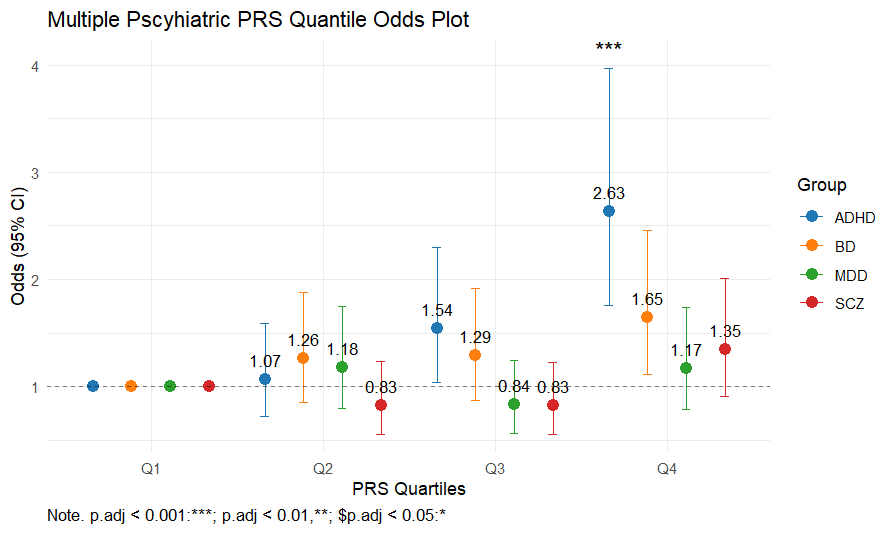

Recreate this plot in R.
# load the required packages
if (!require("dplyr", quietly = TRUE)) install.packages("dplyr")
if (!require("ggplot2", quietly = TRUE)) install.packages("dplyr")

library(dplyr)
library(ggplot2)

# Here is the stimulated data for the example
set.seed(2025)
bd_prs1 <- rnorm(400, mean = 0, sd = 1)
bd_prs2 <- rnorm(400, mean = 0.2, sd = 1)
bd_prs <- c(bd_prs1, bd_prs2)

scz_prs1 <- rnorm(400, mean = 0, sd = 1)
scz_prs2 <- rnorm(400, mean = 0.15, sd = 1)
scz_prs <- c(scz_prs1, scz_prs2)

adhd_prs1 <- rnorm(400, mean = 0, sd = 1)
adhd_prs2 <- rnorm(400, mean = 0.3, sd = 1)
adhd_prs <- c(adhd_prs1, adhd_prs2)

mdd_prs1 <- rnorm(400, mean = 0, sd = 1)
mdd_prs2 <- rnorm(400, mean = 0.11, sd = 1)
mdd_prs <- c(mdd_prs1, mdd_prs2)

#Simulate phenotypic data
ace <- c(rep("NO", 400), rep("YES", 400))
sex <- sample(c("Male", "Female"), 800, replace = TRUE)
age <- sample(19:80, 800, replace = TRUE)
smoking <- sample(c("Yes", "No"), 800, replace = TRUE)
pc1 <- rnorm(800, mean = 0.1, sd = 1)
pc2 <- rnorm(800, mean = -0.1, sd = 1)
pc3 <- rnorm(800, mean = 0.15, sd = 1)

Em <- data.frame(ADHD_PRS=adhd_prs, BD_PRS=bd_prs, MDD_PRS=mdd_prs, SCZ_PRS=scz_prs,  ACE=ace, Sex=sex, Age=age, Smoking=smoking, PC1=pc1, PC2=pc2, PC3=pc3)

Em$ACE <- factor(Em$ACE, levels = c("NO", "YES"))
Em$ADHD_PRS_4q <- as.factor(ntile(Em$ADHD_PRS, 4))
Em$BD_PRS_4q <- as.factor(ntile(Em$BD_PRS, 4))
Em$MDD_PRS_4q <- as.factor(ntile(Em$MDD_PRS, 4))
Em$SCZ_PRS_4q <- as.factor(ntile(Em$SCZ_PRS, 4))

Em[1:5,]

ADHD_m <- glm(ACE ~ ADHD_PRS_4q+Sex+Age+Smoking+PC1+PC2+PC3, data = Em, family = binomial)
BD_m <- glm(ACE ~ BD_PRS_4q+Sex+Age+Smoking+PC1+PC2+PC3, data = Em, family = binomial)
MDD_m <- glm(ACE ~ MDD_PRS_4q+Sex+Age+Smoking+PC1+PC2+PC3, data = Em, family = binomial)
SCZ_m <- glm(ACE ~ SCZ_PRS_4q+Sex+Age+Smoking+PC1+PC2+PC3, data = Em, family = binomial)

summary(ADHD_m)
summary(BD_m)
summary(MDD_m)
summary(SCZ_m)

prepare_table <- function(regression_model, dataframe_name) {
  dataframe_name <- cbind(exp(coef(regression_model)), exp(confint(regression_model)))
  dataframe_name <- as.data.frame(dataframe_name)
  dataframe_name$p <- summary(regression_model)$coefficients[, "Pr(>|z|)"]
  dataframe_name <- dataframe_name[c(2:4),]
  dataframe_name <- rbind(c(1,1,1,1), dataframe_name)
  dataframe_name$quartile <- c("Q1", "Q2", "Q3", "Q4" )
  colnames(dataframe_name) <- c('Odds','LL','UL',"p",  "quartile")
  return(dataframe_name)
}

ADHD_mt <- prepare_table(ADHD_m)
BD_mt <- prepare_table(BD_m)
MDD_mt <- prepare_table(MDD_m)
SCZ_mt <- prepare_table(SCZ_m)

ADHD_mt$Group <- "ADHD"
BD_mt$Group <- "BD"
MDD_mt$Group <- "MDD"
SCZ_mt$Group <- "SCZ"

C_mt <- rbind(ADHD_mt, BD_mt, MDD_mt, SCZ_mt)

#Mutiple testing correction with fdr
C_mt$p.adj <- p.adjust(C_mt$p, method = "fdr")
C_mt$signif <- ifelse(C_mt$p.adj < 0.001, "***",
                      ifelse(C_mt$p.adj < 0.01, "**",
                             ifelse(C_mt$p.adj < 0.05, "*", "")))
C_mt$y_pos <- C_mt$UL + 0.1 # Set y-position slightly above the error bar upper limit

#Plot the figure
CV1p <- ggplot(C_mt, aes(quartile, Odds)) +
  geom_errorbar(aes(ymin = LL, ymax = UL, color = Group), 
                position = position_dodge(0.9), width = 0.2) +
  geom_point(aes(color = Group), position = position_dodge(0.9), size = 3) +
  
  # Add odds values for Q2-Q4 only
  geom_text(aes(label = ifelse(quartile == "Q1", NA, round(Odds, 2)),group = Group), 
  position = position_dodge(0.9), 
  vjust = -1, size = 3.5, color = "black") +
  
  geom_text(aes(y = y_pos, label = signif, group = Group), 
            position = position_dodge(0.9), size = 5, vjust = 0) +
  scale_x_discrete(limits = c("Q1", "Q2", "Q3", "Q4")) +
  scale_color_manual(values = c("#1f77b4", "#ff7f0e", "#2ca02c", "#d62728")) +
  
  labs(
    title = "Multiple Pscyhiatric PRS Quantile Odds Plot",
    x = "PRS Quartiles",
    y = "Odds (95% CI)",
    caption = "Note. p.adj < 0.001:***; p.adj < 0.01,**; $p.adj < 0.05:*") + 
  geom_hline(yintercept = 1, color = 'black', linetype = 'dashed', alpha = 0.5) +
  theme_minimal() + 
  theme(plot.caption = element_text(hjust = 0, size = 10)) 

CV1p
